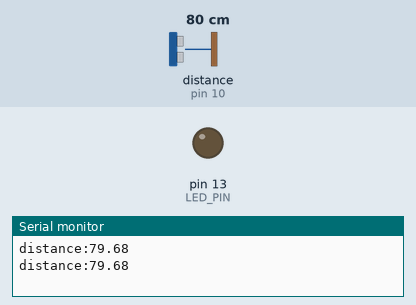
Simulated run of this sketch. Board: Arduino Uno, built with avr-gcc and run on an emulated ATmega328P. Shown: output pins drawn as LEDs (lit = HIGH), the last lines printed to the serial monitor. Wiring (inferred from the names in the program): ultrasonic range finder: trigger pin 9; echo pin 10. Dashed ring = blinking. The test bench sets the inputs (shaded band); at power-on: distance to the obstacle (sensor on pin 10) 80 cm. The echo pulse lasts 58.3 µs per cm; pins used as bus, display or sensor lines are not drawn.

Above: at 2.8 s.
2.9 s: distance to the obstacle (sensor on pin 10) set to 55 cm
4.4 s: distance to the obstacle (sensor on pin 10) set to 48 cm
At 5.4 s:
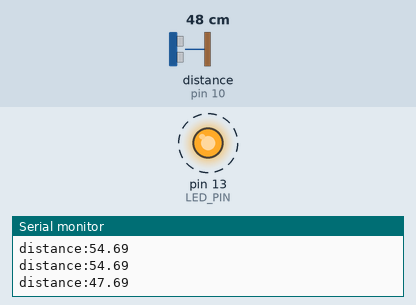
8.6 s: distance to the obstacle (sensor on pin 10) set to 2 cm
10.4 s: distance to the obstacle (sensor on pin 10) set to 35 cm
At 12.06 s:
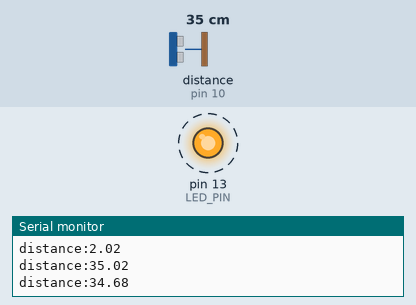
Timing chart, 0 to 15.6 s (numbered marks = the images above; inputs shaded):
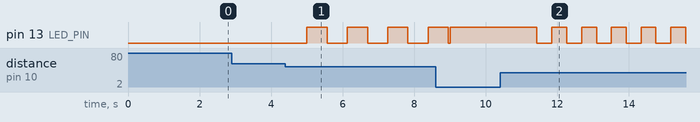

The sketch:

distance_sensor_uno.ino
```cpp
// HC-SR04 Distance Sensor -> Dashboard
// Works identically on Arduino Uno and Nano - same pins, no libraries needed.

const int TRIG_PIN = 9;   // Trigger
const int ECHO_PIN = 10;  // Echo
const int LED_PIN  = 13;  // Onboard LED (same pin on both Uno and Nano)

const unsigned long PING_INTERVAL = 1000; // 1 reading per second

unsigned long lastPingTime = 0;
unsigned long lastBlinkTime = 0;
bool ledState = false;

float currentDistance = 999.0;

void setup() {
  pinMode(TRIG_PIN, OUTPUT);
  pinMode(ECHO_PIN, INPUT);
  pinMode(LED_PIN, OUTPUT);

  Serial.begin(9600);
}

float measureDistanceCm() {
  digitalWrite(TRIG_PIN, LOW);
  delayMicroseconds(2);
  digitalWrite(TRIG_PIN, HIGH);
  delayMicroseconds(10);
  digitalWrite(TRIG_PIN, LOW);

  unsigned long duration = pulseIn(ECHO_PIN, HIGH, 30000);

  if (duration == 0) return -1; // out of range / no echo
  return (duration * 0.0343) / 2.0;
}

void loop() {
  unsigned long currentMillis = millis();

  if (currentMillis - lastPingTime >= PING_INTERVAL) {
    lastPingTime = currentMillis;
    currentDistance = measureDistanceCm();

    // IMPORTANT: this exact format is what server.js looks for.
    Serial.print("distance:");
    Serial.println(currentDistance);
  }

  // LED proximity-alert behavior
  if (currentDistance > 0 && currentDistance <= 5.0) {
    digitalWrite(LED_PIN, HIGH);
  }
  else if (currentDistance > 5.0 && currentDistance <= 50.0) {
    int blinkInterval = map((int)currentDistance, 5, 50, 80, 600);
    if (currentMillis - lastBlinkTime >= (unsigned long)blinkInterval) {
      lastBlinkTime = currentMillis;
      ledState = !ledState;
      digitalWrite(LED_PIN, ledState);
    }
  }
  else {
    digitalWrite(LED_PIN, LOW);
  }
}
```

Measured:
- the behaviour switches between 51 and 50 cm on distance to the obstacle (sensor on pin 10) (found by bisection; images 0 and 1)
- after the input at 4.4 s, pin 13 (LED_PIN): alternates HIGH for 0.57 s and LOW for 0.57 s, starting after 0.60 s
- after the input at 10.4 s, pin 13 (LED_PIN): alternates HIGH for 0.41 s and LOW for 0.41 s, starting after 1.0 s
